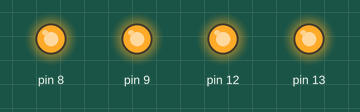
Recording of a sketch running on a simulated Arduino Uno, built with avr-gcc and run on an emulated ATmega328P. Parts: output pins drawn as LEDs (lit = HIGH).

Above: at 0.1 s.
At 5.2 s:
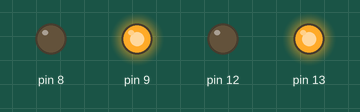
At 10.1 s:
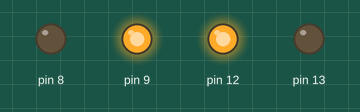
At 19.9 s:
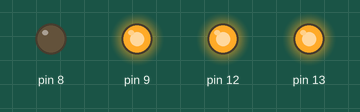
At 29.9 s:
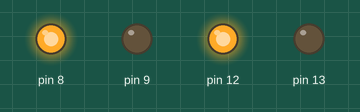
At 39.78 s:
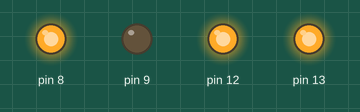
Timing chart, 0 to 40.0 s (numbered marks = the images above):
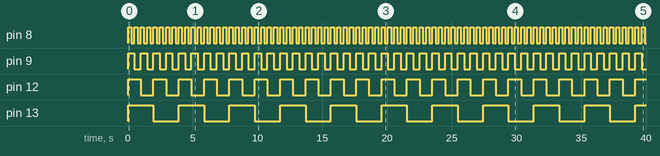

The sketch:

Ensamblador.ino
```cpp
void setup() {

DDRB = DDRB | B00110011; // Data Direction Register B: Inputs 0-6, Output 7
//13=PB5
//12=PB4
//10=PB2
//9=PB1
//8=PB0
}

void loop() {

  asm (
"inicio: \n\t"
//"sbi 0x05,0x05 \n\t" //Coloca 1 en bit 5 del RI/O 5
//"cbi 0x05,0x05 \n\t"//Coloca 0 en bit 5 del RI/O 5

"sbi 0x05,0x00 \n\t"
"sbi 0x05,0x01 \n\t"
"sbi 0x05,0x04 \n\t"
"sbi 0x05,0x05 \n\t"
//1 segundo
"call tiempo \n\t"
"cbi 0x05,0x00 \n\t"
"call tiempo \n\t"
"sbi 0x05,0x00 \n\t"
"cbi 0x05,0x01 \n\t"
"call tiempo \n\t"
"cbi 0x05,0x00 \n\t"
"call tiempo \n\t"
"sbi 0x05,0x00 \n\t"
"sbi 0x05,0x01 \n\t"
"cbi 0x05,0x04 \n\t"
//2 segundos
"call tiempo \n\t"
"cbi 0x05,0x00 \n\t"
"call tiempo \n\t"
"sbi 0x05,0x00 \n\t"
"cbi 0x05,0x01 \n\t"
"call tiempo \n\t"
"cbi 0x05,0x00 \n\t"
"call tiempo \n\t"
"sbi 0x05,0x00 \n\t"
"sbi 0x05,0x01 \n\t"
"sbi 0x05,0x04 \n\t"
"cbi 0x05,0x05 \n\t"
//3 segundos
"call tiempo \n\t"
"cbi 0x05,0x00 \n\t"
"call tiempo \n\t"
"cbi 0x05,0x01 \n\t"
"sbi 0x05,0x00 \n\t"
"call tiempo \n\t"
"cbi 0x05,0x00 \n\t"
"call tiempo \n\t"
"sbi 0x05,0x00 \n\t"
"sbi 0x05,0x01 \n\t"
"cbi 0x05,0x04 \n\t"
//4 segundos
"call tiempo \n\t"
"cbi 0x05,0x00 \n\t"
"call tiempo \n\t"
"sbi 0x05,0x00 \n\t"
"cbi 0x05,0x01 \n\t"
"call tiempo \n\t"
"cbi 0x05,0x00 \n\t"
"call tiempo \n\t"
"sbi 0x05,0x00 \n\t"
"sbi 0x05,0x01 \n\t"
"sbi 0x05,0x04 \n\t"
"sbi 0x05,0x05 \n\t"

"jmp main \n\t"//main

"tiempo: \n\t"
"LDI r22, 20 \n\t"//15
"LOOP_3: \n\t"
"LDI r21, 255 \n\t"
"LOOP_2: \n\t"
"LDI r20, 255 \n\t"
"LOOP_1: \n\t"
"DEC r20 \n\t"
"BRNE LOOP_1 \n\t"
"DEC r21 \n\t"
"BRNE LOOP_2 \n\t"
"DEC r22 \n\t"
"BRNE LOOP_3 \n\t"
"ret \n\t"
);

}
```

Measured:
- by itself, pin 8: alternates HIGH for 0.24 s and LOW for 0.24 s
- by itself, pin 9: alternates HIGH for 0.49 s and LOW for 0.49 s
